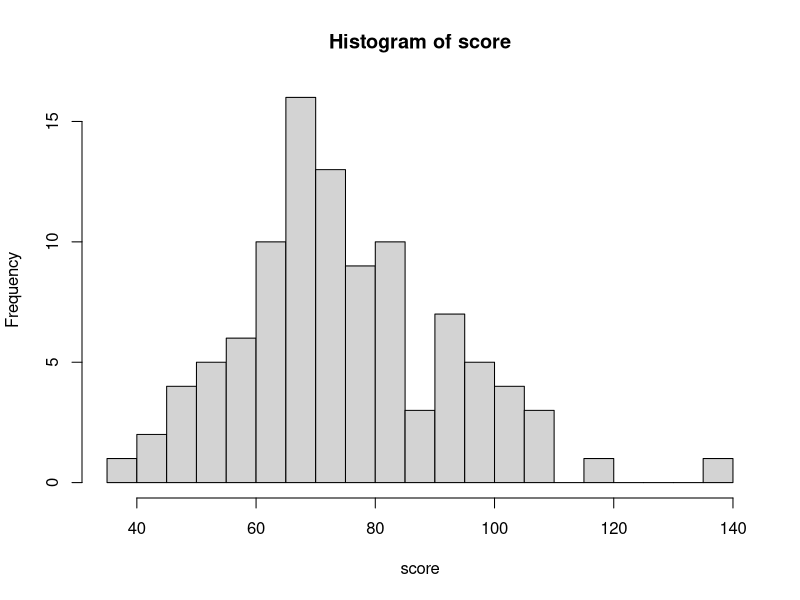
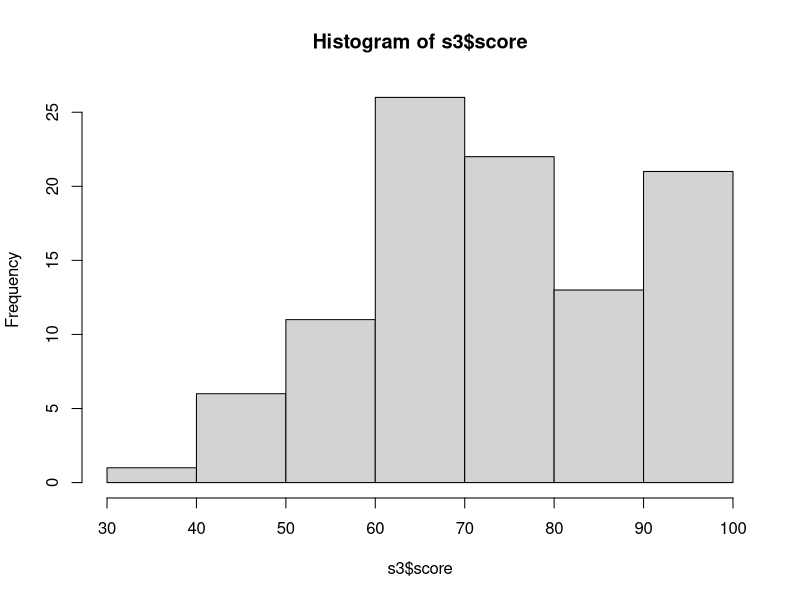
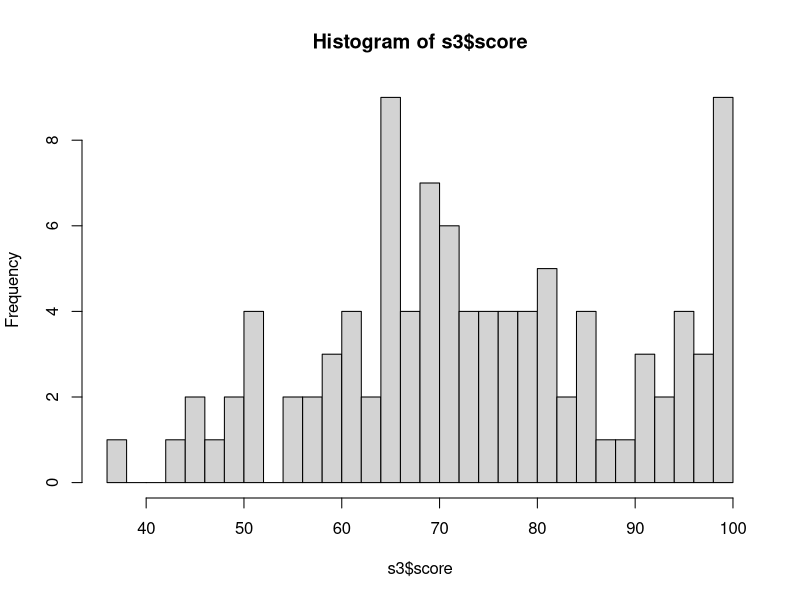
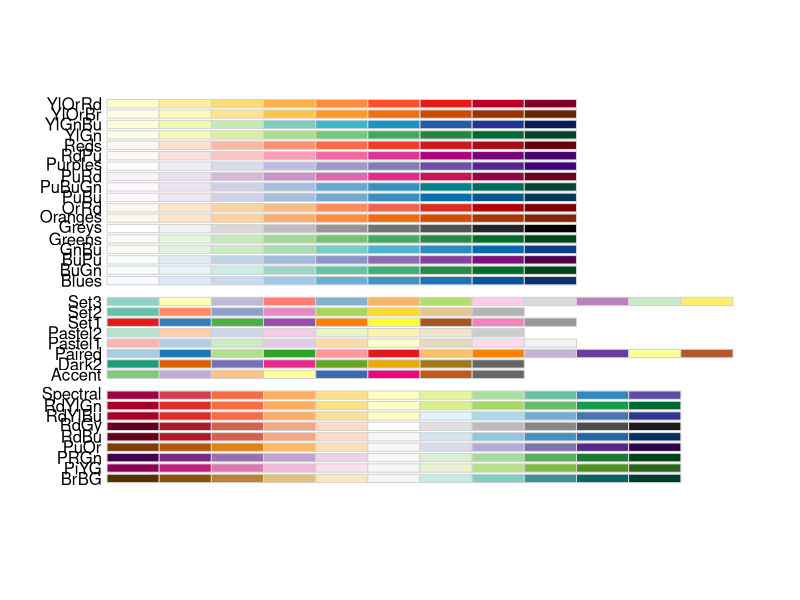
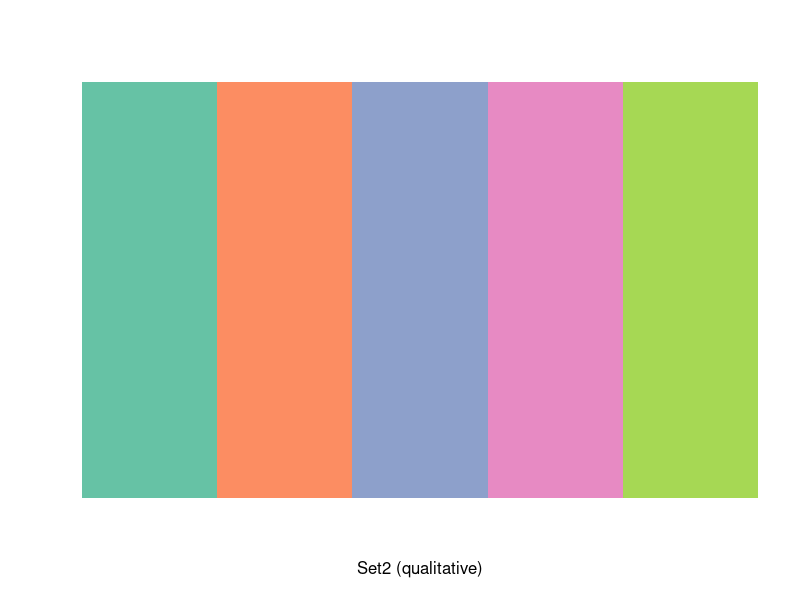
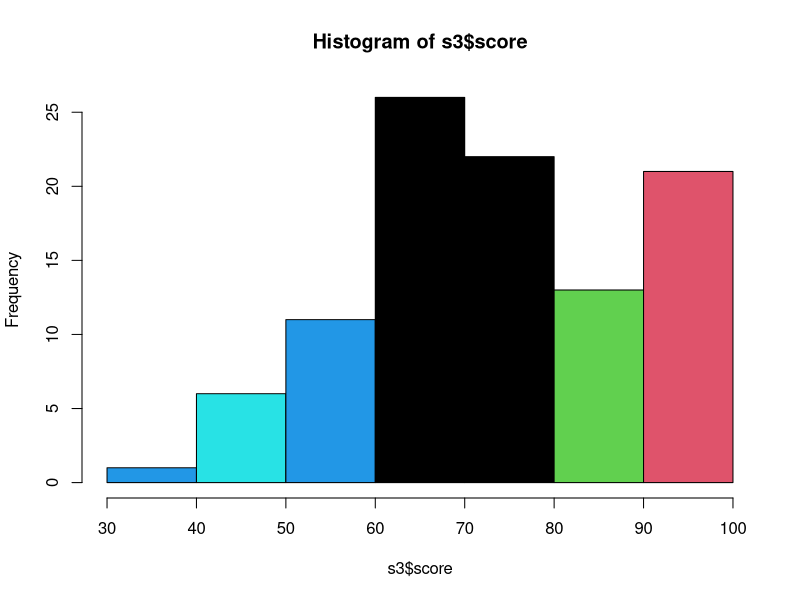
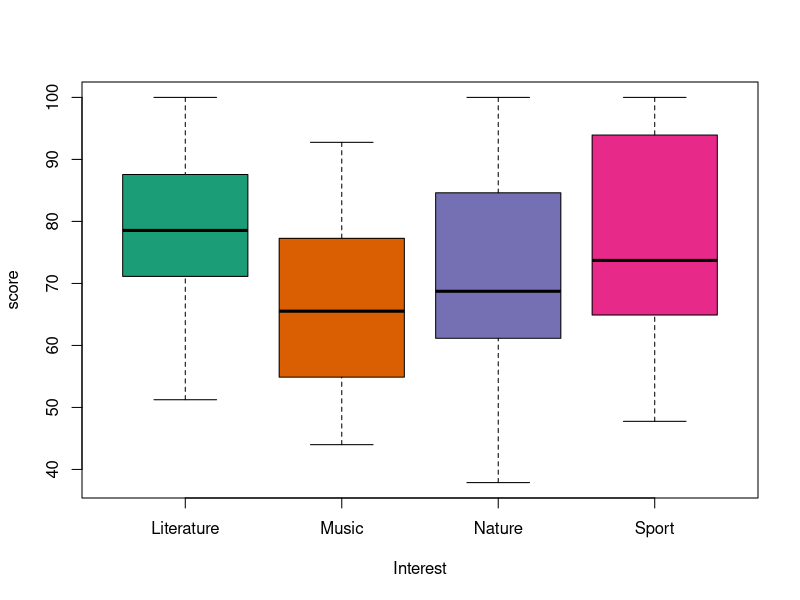
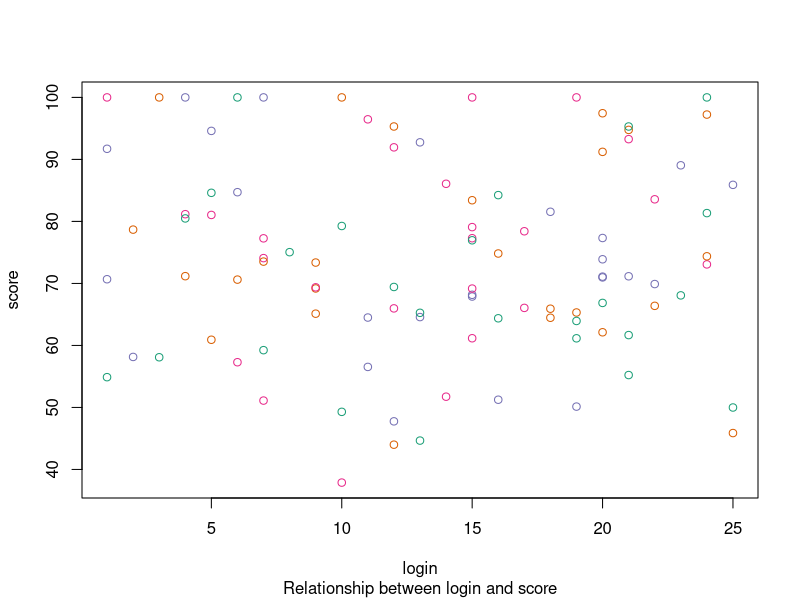

Write R code to recreate these figures, in order.
## ---- chunk 1
#rnorm(100, 75, 15) creates a random sample with a mean of 75 and standard deviation of 20
#round rounds numbers to whole number values
#sample draws a random samples from the groups vector according to a uniform distribution

library(dplyr)

score <- rnorm(100,75,15)
hist(score,breaks = 30)
s1 <- data.frame(score)

s1 <- filter(s1, score<=100)
#hist(s1$score)

s2 <-data.frame(rep(100,100 - nrow(s1)))
names(s2) <- "score"
s3 <- bind_rows(s1,s2)

#s1$score <- ifelse(s1$score ==1, 100, s1$score)
#s1$score <- round(s1$score,0)
#hist(s1$score)

Interest <- c("Sport","Music","Nature","Literature")

s3$Interest <- sample(Interest, 100, replace = TRUE)

## ---- chunk 2
hist(s3$score, breaks = 5)
hist(s3$score, breaks = 25)
## ---- chunk 3
#cut() divides the range of scores into intervals and codes the values in scores according to which interval they fall. We use a vector called `letters` as the labels, `letters` is a vector made up of the letters of the alphabet.
label <- LETTERS[1:5]
s3$breaks <- cut (s3$score, breaks=5, labels=label)
## ---- chunk 4
library(RColorBrewer)

#Let's look at the available palettes in RColorBrewer
display.brewer.all()
#The top section of palettes are sequential, the middle section are qualitative, and the lower section are diverging.
#Make RColorBrewer palette available to R and assign to your bins

display.brewer.pal(5, "Set2")
brewer.pal(5,"Set2")

s3$colors <- brewer.pal(5,"Set1")
s3$colors <- cut (s3$score, breaks=5, col="Set1")

#Use named palette in histogram
hist(s3$score, col=s3$colors)



## ---- chunk 5
#Make a vector of the colors from RColorBrewer
interest.col <- brewer.pal(4, "Dark2")
boxplot(score ~ Interest, s3, col=interest.col)
## ---- chunk 6
s3$login <- sample(1:25, 100, replace = TRUE)
## ---- chunk 7
plot(s3$login, s3$score, xlab = "login", ylab = "score", sub = "Relationship between login and score", col=interest.col)

## ---- chunk 8
data(AirPassengers)
AP <- AirPassengers
plot(AP, xlab = "Year", ylab = "Number of passengers")
## ---- chunk 9
data(iris)
pairs(iris)
#summary(iris)
#I also tried this:
#pairs(~Sepal.Length+Sepal.Width+Petal.Length+Petal.Width, data=iris)


## ---- chunk 10

cordata = iris[,c(1,2,3,4)]
corr <- round(cor(cordata), 1)
corr
## ---- chunk 11
DF1 <- read.csv("swirl-data.csv", header = TRUE)
## ---- chunk 12
DF2 <- select(DF1, hash, lesson_name, attempt)
## ---- chunk 13
library(dplyr, warn.conflicts = FALSE)
options(dplyr.summarise.inform = FALSE)
DF3 <- DF2 %>% group_by(hash,lesson_name) %>% summarise (attempt= sum(attempt)) 

## ---- chunk 14
library(tidyr)

DF3 <- na.omit(DF3)
DF3b <- spread(DF3, lesson_name, attempt)
## ---- chunk 15
DF4 <- select(DF1, hash, lesson_name, correct) 
## ---- chunk 16
DF4$correct <- ifelse(DF4$correct ==TRUE, 1,
                      ifelse(is.na(DF4$correct) == TRUE, NA, 0))
## ---- chunk 17
DF5 <- DF4 %>% group_by(hash, lesson_name) %>% summarise(mean.correct = mean(correct, na.rm = TRUE))
## ---- chunk 18
DF6 <- select(DF1, correct, datetime)
DF6$correct <- ifelse(DF6$correct ==TRUE, 1, 0)
DF6$datetime <- as.POSIXlt(DF6$datetime, origin = "1970-01-01 00:00:00 UTC")
DF6$datetime <- strftime(DF6$datetime, format = "%b:%e")
DF7 <- DF6 %>% group_by(datetime) %>% summarise(av.correct = mean(correct, na.rm = TRUE))
DF7$datetime <- strptime (DF7$datetime, format = "%b: %e")
plot(DF7$datetime, DF7$av.correct)

